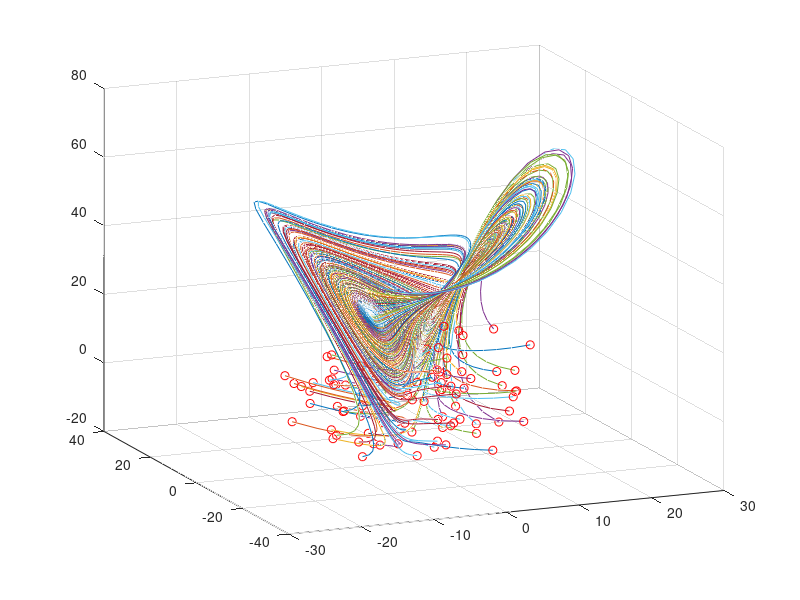

MATLAB code to generate this figure: (Note: this script raises an error after producing the figure.)
clear all, close all, clc

%simulate Lorenz system
dt=0.01; T=8; t=0:dt:T;
b=8/3; sig=10; r=28;

Lorenz = @(t,x)([ sig * (x(2) - x(1))       ;...
                  r * x(1)-x(1)*x(3) - x(2) ;...
                  x(1) * x(2) - b*x(3)      ]);

ode_options = odeset('RelTol',1e-10,'AbsTol',1e-11);

input=[]; output=[];
for j=1:100     %training trajectories
    x0=30*(rand(3,1)-0.5);
    [t,y] = ode45(Lorenz,t,x0);
    input=[input; y(1:end-1,:)];
    output=[output; y(2:end,:)];
    plot3(y(:,1),y(:,2),y(:,3)),hold on
    plot3(x0(1),x0(2),x0(3),'ro')
end

grid on, view(-23,18)

%% 
net = feedforwardnet([10 10 10]);
net.layers{1}.transferFcn = 'logsig';
net.layers{2}.transferFcn = 'radbas';
net.layers{3}.transferFcn = 'purelin';
net = train(net,input.',output.');

%%

for m = 1:1%0
    x0=30*(rand(3,1)-0.5);
    [t,y] = ode45(Lorenz,t,x0);
    
    ynn(:,1) = net(x0);
    for k = 2:(length(t)-1)
        ynn(:,k) = net(ynn(:,k-1));
    end

    figure(2)
    plot3(y(:,1),y(:,2),y(:,3)); hold on
    plot3(ynn(1,:),ynn(2,:),ynn(3,:));
    plot3(x0(1),x0(2),x0(3),'ro')
    
    figure(3), hold on
    plot(t(2:end),y(2:end,1)), plot(t(2:end),ynn(1,:)')
    %plot(t(2:end),y(2:end,1)-ynn(1,:)')
end
